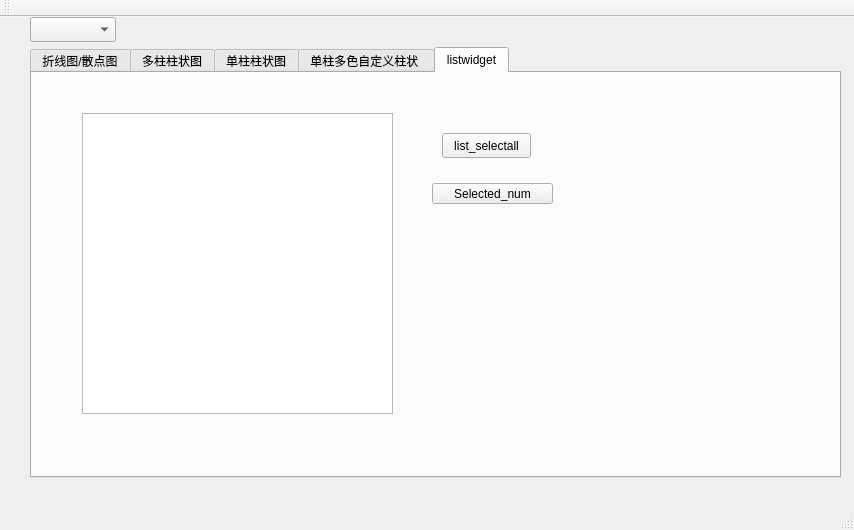
<?xml version="1.0" encoding="UTF-8"?>
<ui version="4.0">
 <class>MainWindow</class>
 <widget class="QMainWindow" name="MainWindow">
  <property name="geometry">
   <rect>
    <x>0</x>
    <y>0</y>
    <width>854</width>
    <height>530</height>
   </rect>
  </property>
  <property name="windowTitle">
   <string>MainWindow</string>
  </property>
  <widget class="QWidget" name="centralWidget">
   <widget class="QTabWidget" name="tabWidget">
    <property name="geometry">
     <rect>
      <x>30</x>
      <y>30</y>
      <width>811</width>
      <height>431</height>
     </rect>
    </property>
    <property name="currentIndex">
     <number>4</number>
    </property>
    <widget class="QWidget" name="tab">
     <attribute name="title">
      <string>折线图/散点图</string>
     </attribute>
     <widget class="QwtPlot" name="qwtPlot">
      <property name="geometry">
       <rect>
        <x>150</x>
        <y>60</y>
        <width>471</width>
        <height>271</height>
       </rect>
      </property>
      <property name="styleSheet">
       <string notr="true">background-color:rgb(136, 138, 133);
color:rgb(204, 0, 0)</string>
      </property>
     </widget>
    </widget>
    <widget class="QWidget" name="tab_2">
     <attribute name="title">
      <string>多柱柱状图</string>
     </attribute>
     <widget class="QwtPlot" name="qwtPlot_2">
      <property name="geometry">
       <rect>
        <x>30</x>
        <y>20</y>
        <width>691</width>
        <height>361</height>
       </rect>
      </property>
     </widget>
    </widget>
    <widget class="QWidget" name="tab_5">
     <attribute name="title">
      <string>单柱柱状图</string>
     </attribute>
     <widget class="QwtPlot" name="qwtPlot_3">
      <property name="geometry">
       <rect>
        <x>70</x>
        <y>50</y>
        <width>491</width>
        <height>281</height>
       </rect>
      </property>
     </widget>
    </widget>
    <widget class="QWidget" name="tab_4">
     <attribute name="title">
      <string>单柱多色自定义柱状 </string>
     </attribute>
     <widget class="QwtPlot" name="qwtPlot_4">
      <property name="geometry">
       <rect>
        <x>40</x>
        <y>30</y>
        <width>751</width>
        <height>351</height>
       </rect>
      </property>
     </widget>
    </widget>
    <widget class="QWidget" name="tab_3">
     <attribute name="title">
      <string>listwidget</string>
     </attribute>
     <widget class="QListWidget" name="listWidget">
      <property name="geometry">
       <rect>
        <x>50</x>
        <y>40</y>
        <width>311</width>
        <height>301</height>
       </rect>
      </property>
      <property name="selectionMode">
       <enum>QAbstractItemView::MultiSelection</enum>
      </property>
     </widget>
     <widget class="QPushButton" name="pushButton_2">
      <property name="geometry">
       <rect>
        <x>400</x>
        <y>110</y>
        <width>121</width>
        <height>21</height>
       </rect>
      </property>
      <property name="text">
       <string>Selected_num</string>
      </property>
     </widget>
     <widget class="QPushButton" name="pushButton">
      <property name="geometry">
       <rect>
        <x>410</x>
        <y>60</y>
        <width>89</width>
        <height>25</height>
       </rect>
      </property>
      <property name="text">
       <string>list_selectall</string>
      </property>
     </widget>
    </widget>
   </widget>
   <widget class="QComboBox" name="comboBox">
    <property name="geometry">
     <rect>
      <x>30</x>
      <y>0</y>
      <width>86</width>
      <height>25</height>
     </rect>
    </property>
   </widget>
  </widget>
  <widget class="QMenuBar" name="menuBar">
   <property name="geometry">
    <rect>
     <x>0</x>
     <y>0</y>
     <width>854</width>
     <height>22</height>
    </rect>
   </property>
  </widget>
  <widget class="QToolBar" name="mainToolBar">
   <attribute name="toolBarArea">
    <enum>TopToolBarArea</enum>
   </attribute>
   <attribute name="toolBarBreak">
    <bool>false</bool>
   </attribute>
  </widget>
  <widget class="QStatusBar" name="statusBar"/>
 </widget>
 <layoutdefault spacing="6" margin="11"/>
 <customwidgets>
  <customwidget>
   <class>QwtPlot</class>
   <extends>QFrame</extends>
   <header>qwt_plot.h</header>
  </customwidget>
 </customwidgets>
 <resources/>
 <connections/>
</ui>
